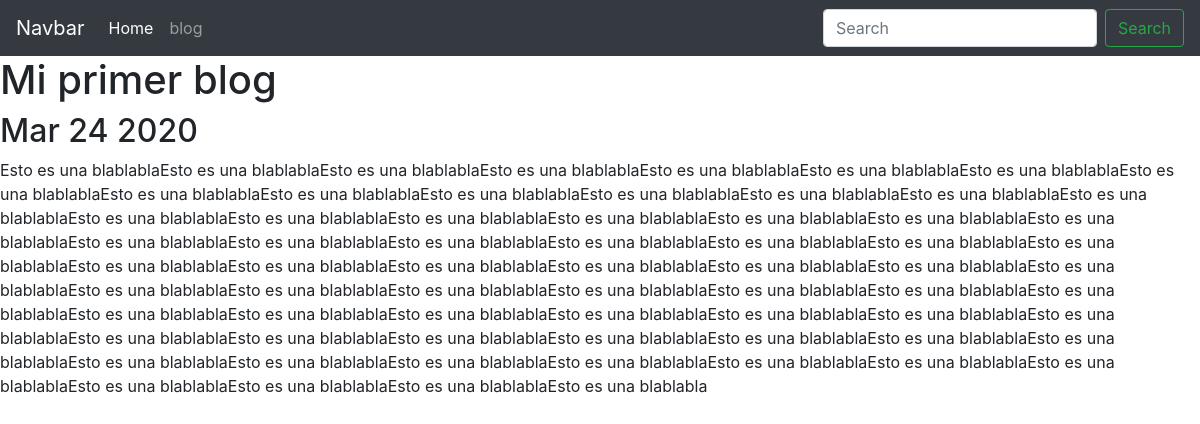
The page /blog/1 on the database its author committed.
### blog/models.py (models this page shows, shortened)
class Blog(models.Model):
    title = models.CharField(max_length=100)
    date = models.DateField()
    description = models.TextField()

### blog/views.py (the view)
# urls.py: path('<int:blog_id>', views.detail ,name='detail'),
def detail(request,blog_id):
    blog = get_object_or_404(Blog,pk = blog_id)
    return render(request, 'blog/detail.html',{ 'blog':blog })

### blog/templates/blog/detail.html
{% extends "portafolio/base.html" %} {% block content %}
<h1>{{ blog.title }}</h1>
<h2>{{ blog.date|date:'M d Y'}}</h2>
<p>{{ blog.description}}</p>
{% endblock %}

### rows shown on the page
Blog: title "Mi primer blog", date "Mar 24 2020", description "Esto es una blablablaEsto es una blablablaEsto es una blablablaEsto es una blablablaEsto es una blablablaEsto es una blablablaEsto es una blablablaEsto es una blablablaEsto es una blablablaEsto es una blablablaEsto es una blablablaEsto es una blablablaEsto es una blablablaEsto es una blablablaEsto es una blablablaEsto es una blablablaEsto es una blablablaEsto es una blablablaEsto es una blablablaEsto es una blablablaEsto es una blablablaEsto es una blablablaEsto es una blablablaEsto es una blablablaEsto es una blablablaEsto es una blablablaEsto es una blablablaEsto es una blablablaEsto es una blablablaEsto es una blablablaEsto es una blablablaEsto es una blablablaEsto es una blablablaEsto…"
